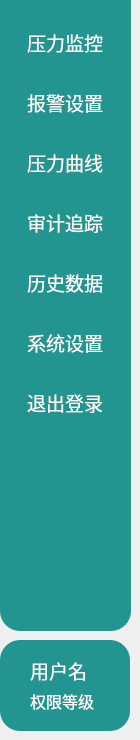
      <widget class="QWidget" name="widget_7" native="true">
       <property name="sizePolicy">
        <sizepolicy hsizetype="Fixed" vsizetype="Fixed">
         <horstretch>0</horstretch>
         <verstretch>0</verstretch>
        </sizepolicy>
       </property>
       <property name="minimumSize">
        <size>
         <width>130</width>
         <height>730</height>
        </size>
       </property>
       <property name="styleSheet">
        <string notr="true"/>
       </property>
       <widget class="QFrame" name="frame">
        <property name="geometry">
         <rect>
          <x>0</x>
          <y>0</y>
          <width>131</width>
          <height>631</height>
         </rect>
        </property>
        <property name="styleSheet">
         <string notr="true">/* QFrame 的样式（设置圆角和背景色） */
QFrame {
    background-color: rgb(34, 149, 144);
    border-bottom-left-radius: 20px;
    border-bottom-right-radius: 20px;
    padding: 0px;        /* 移除内边距 */
}

/* QListWidget 的样式（背景透明，仅保留项样式） */
QListWidget {
    background-color: transparent;  /* 关键：背景透明 */
    border: none;                  /* 移除边框 */
    padding: 8px 0px 0px 0px;      /* 仅顶部留空隙 */
}

QListWidget::item {
    margin: 4px 8px;
    padding: 12px 16px;
    color: white;
    min-height: 36px;
    border-radius: 8px;
}


/* 其他样式保持不变 */
QListWidget::item:selected {
    background-color: white;
    color: rgb(34, 149, 144);
    font-weight: bold;
    border: 2px solid rgb(34, 149, 144);
}

QListWidget::item:hover {
    background-color: rgb(26, 130, 125);
}</string>
        </property>
        <property name="frameShape">
         <enum>QFrame::StyledPanel</enum>
        </property>
        <property name="frameShadow">
         <enum>QFrame::Raised</enum>
        </property>
        <widget class="QListWidget" name="sideMenuList">
         <property name="enabled">
          <bool>true</bool>
         </property>
         <property name="geometry">
          <rect>
           <x>0</x>
           <y>0</y>
           <width>130</width>
           <height>500</height>
          </rect>
         </property>
         <property name="sizePolicy">
          <sizepolicy hsizetype="Fixed" vsizetype="Fixed">
           <horstretch>0</horstretch>
           <verstretch>0</verstretch>
          </sizepolicy>
         </property>
         <property name="minimumSize">
          <size>
           <width>20</width>
           <height>500</height>
          </size>
         </property>
         <property name="maximumSize">
          <size>
           <width>130</width>
           <height>16777215</height>
          </size>
         </property>
         <property name="sizeIncrement">
          <size>
           <width>0</width>
           <height>0</height>
          </size>
         </property>
         <property name="baseSize">
          <size>
           <width>0</width>
           <height>0</height>
          </size>
         </property>
         <property name="font">
          <font>
           <family>黑体</family>
           <pointsize>14</pointsize>
           <bold>false</bold>
          </font>
         </property>
         <property name="autoFillBackground">
          <bool>true</bool>
         </property>
         <property name="styleSheet">
          <string notr="true"/>
         </property>
         <property name="lineWidth">
          <number>1</number>
         </property>
         <property name="autoScrollMargin">
          <number>16</number>
         </property>
         <property name="editTriggers">
          <set>QAbstractItemView::NoEditTriggers</set>
         </property>
         <property name="showDropIndicator" stdset="0">
          <bool>false</bool>
         </property>
         <property name="iconSize">
          <size>
           <width>0</width>
           <height>0</height>
          </size>
         </property>
         <property name="resizeMode">
          <enum>QListView::Adjust</enum>
         </property>
         <property name="layoutMode">
          <enum>QListView::SinglePass</enum>
         </property>
         <property name="spacing">
          <number>-16</number>
         </property>
         <property name="gridSize">
          <size>
           <width>0</width>
           <height>60</height>
          </size>
         </property>
         <property name="viewMode">
          <enum>QListView::ListMode</enum>
         </property>
         <property name="batchSize">
          <number>100</number>
         </property>
         <property name="selectionRectVisible">
          <bool>false</bool>
         </property>
         <property name="currentRow">
          <number>-1</number>
         </property>
         <property name="sortingEnabled">
          <bool>false</bool>
         </property>
         <item>
          <property name="text">
           <string>压力监控</string>
          </property>
          <property name="background">
           <brush brushstyle="NoBrush">
            <color alpha="255">
             <red>34</red>
             <green>149</green>
             <blue>144</blue>
            </color>
           </brush>
          </property>
         </item>
         <item>
          <property name="text">
           <string>报警设置</string>
          </property>
         </item>
         <item>
          <property name="text">
           <string>压力曲线</string>
          </property>
         </item>
         <item>
          <property name="text">
           <string>审计追踪</string>
          </property>
         </item>
         <item>
          <property name="text">
           <string>历史数据</string>
          </property>
         </item>
         <item>
          <property name="text">
           <string>系统设置</string>
          </property>
         </item>
         <item>
          <property name="text">
           <string>退出登录</string>
          </property>
         </item>
        </widget>
       </widget>
       <widget class="QFrame" name="mainUserFrame">
        <property name="geometry">
         <rect>
          <x>0</x>
          <y>640</y>
          <width>130</width>
          <height>91</height>
         </rect>
        </property>
        <property name="styleSheet">
         <string notr="true">QFrame {
    background-color: rgb(34, 149, 144);
    border-radius: 20px;
    padding: 0px;        /* 移除内边距 */
}

QLabel {
	color:  rgb(255, 255, 255);
}		</string>
        </property>
        <property name="frameShape">
         <enum>QFrame::StyledPanel</enum>
        </property>
        <property name="frameShadow">
         <enum>QFrame::Raised</enum>
        </property>
        <widget class="QLabel" name="mainUserNameLabel">
         <property name="geometry">
          <rect>
           <x>30</x>
           <y>20</y>
           <width>61</width>
           <height>21</height>
          </rect>
         </property>
         <property name="font">
          <font>
           <pointsize>14</pointsize>
          </font>
         </property>
         <property name="text">
          <string>用户名</string>
         </property>
        </widget>
        <widget class="QLabel" name="mainUserLevelLabel">
         <property name="geometry">
          <rect>
           <x>30</x>
           <y>50</y>
           <width>71</width>
           <height>21</height>
          </rect>
         </property>
         <property name="font">
          <font>
           <pointsize>12</pointsize>
          </font>
         </property>
         <property name="text">
          <string>权限等级</string>
         </property>
        </widget>
       </widget>
      </widget>
